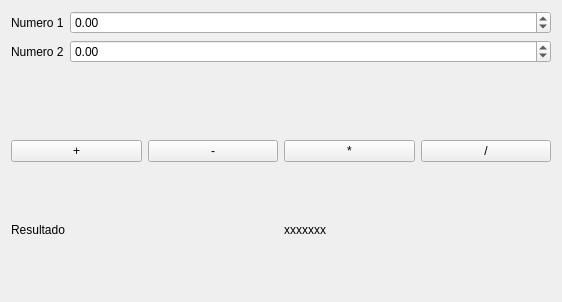
<?xml version="1.0" encoding="UTF-8"?>
<ui version="4.0">
 <class>Widget</class>
 <widget class="QWidget" name="Widget">
  <property name="geometry">
   <rect>
    <x>0</x>
    <y>0</y>
    <width>562</width>
    <height>302</height>
   </rect>
  </property>
  <property name="windowTitle">
   <string>Widget</string>
  </property>
  <layout class="QVBoxLayout" name="verticalLayout">
   <item>
    <layout class="QFormLayout" name="formLayout">
     <item row="0" column="0">
      <widget class="QLabel" name="label">
       <property name="text">
        <string>Numero 1</string>
       </property>
      </widget>
     </item>
     <item row="0" column="1">
      <widget class="QDoubleSpinBox" name="n1">
       <property name="minimum">
        <double>-999999999.000000000000000</double>
       </property>
       <property name="maximum">
        <double>99999999.000000000000000</double>
       </property>
      </widget>
     </item>
     <item row="1" column="0">
      <widget class="QLabel" name="label_2">
       <property name="text">
        <string>Numero 2</string>
       </property>
      </widget>
     </item>
     <item row="1" column="1">
      <widget class="QDoubleSpinBox" name="n2">
       <property name="minimum">
        <double>-99999999.000000000000000</double>
       </property>
       <property name="maximum">
        <double>999999999.000000000000000</double>
       </property>
      </widget>
     </item>
    </layout>
   </item>
   <item>
    <layout class="QHBoxLayout" name="horizontalLayout">
     <item>
      <widget class="QPushButton" name="Suma">
       <property name="text">
        <string>+</string>
       </property>
      </widget>
     </item>
     <item>
      <widget class="QPushButton" name="Resta">
       <property name="text">
        <string>-</string>
       </property>
      </widget>
     </item>
     <item>
      <widget class="QPushButton" name="Multiplica">
       <property name="text">
        <string>*</string>
       </property>
      </widget>
     </item>
     <item>
      <widget class="QPushButton" name="Divide">
       <property name="text">
        <string>/</string>
       </property>
      </widget>
     </item>
    </layout>
   </item>
   <item>
    <layout class="QHBoxLayout" name="horizontalLayout_2">
     <item>
      <widget class="QLabel" name="label_3">
       <property name="text">
        <string>Resultado</string>
       </property>
      </widget>
     </item>
     <item>
      <widget class="QLabel" name="Resultado">
       <property name="text">
        <string>xxxxxxx</string>
       </property>
      </widget>
     </item>
    </layout>
   </item>
  </layout>
 </widget>
 <resources/>
 <connections/>
</ui>
